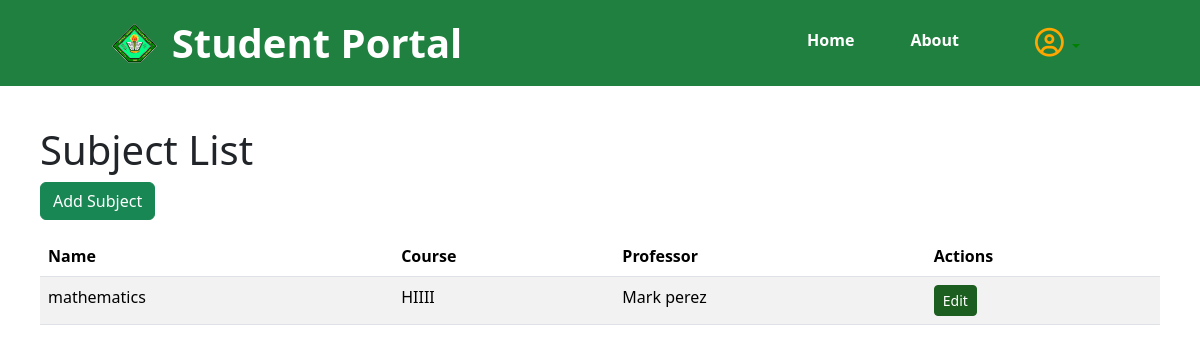
/myapp/subject_list/ (signed in), run on the app's committed database.
### myapp/models.py (models this page shows, shortened)
class Subject(models.Model):
    name = models.CharField(max_length=100)
    description = models.TextField(blank=True, null=True)
    course = models.ForeignKey(Course, on_delete=models.CASCADE)
    professor = models.ForeignKey(Professor, on_delete=models.CASCADE)
    classroom_location = models.CharField(max_length=255, blank=True, null=True)
    schedule = models.CharField(max_length=100, blank=True, null=True)

class Course(models.Model):
    title = models.CharField(max_length=100)
    description = models.TextField(blank=True, null=True)
    course_code = models.CharField(max_length=10, unique=True)
    credits = models.PositiveIntegerField(default=10, blank=True, null=True)
    start_date = models.DateField(blank=True, null=True)
    end_date = models.DateField(blank=True, null=True)
    syllabus = models.FileField(upload_to='syllabi/', blank=True, null=True)
    professors = models.ManyToManyField(Professor)
    students = models.ManyToManyField(settings.AUTH_USER_MODEL, through='Enrollment')

class Professor(models.Model):
    first_name = models.CharField(max_length=30)
    last_name = models.CharField(max_length=30)
    email = models.EmailField(unique=True)
    department = models.CharField(max_length=100)
    bio = models.TextField(blank=True, null=True)
    office_location = models.CharField(max_length=255, blank=True, null=True)
    phone_number = models.CharField(max_length=15, blank=True, null=True)
    profile_picture = models.ImageField(upload_to='profile_pictures/', blank=True, null=True)

### myapp/views.py (the view)
# urls.py: path('subject_list/', views.subjects_list, name='subjects_list'),
@login_required
def subjects_list(request):
    subjects = Subject.objects.all()
    return render(request, 'pages/subjects_list.html', {'subjects': subjects})

### myapp/templates/pages/subjects_list.html (shortened to what this page needs)
{% extends "pages/admin_base.html" %}
{% block content %}
    {% include 'pages/navbar.html' %}
    <div class="subjectlist-container">
        <h1>Subject List</h1>
        <a href="{% url 'add_subjects' %}" class="btn btn-success mb-3">Add Subject</a>
        <div class="table-responsive">
            <table class="table table-striped table-hover">
                <thead>
                <tr>
                    <th>Name</th>
                    <th>Course</th>
                    <th>Professor</th>
                    <th>Actions</th>
                </tr>
                </thead>
                <tbody>
                {% for subject in subjects %}
                    <tr>
                        <td>{{ subject.name }}</td>
                        <td>{{ subject.course.title }}</td>
                        <td>{{ subject.professor.first_name }} {{ subject.professor.last_name }}</td>
                        <td>
                            <a href="{% url 'update_subject' subject.id %}" class="btn btn-primary btn-sm btn-custom">Edit</a>
                        </td>
                    </tr>
                {% endfor %}
                </tbody>
            </table>
        </div>
    </div>
{% endblock %}

### myapp/static/css/style.css (style rules this page uses)
* { box-sizing: border-box; }
.btn-primary { margin-bottom: 50px; width: 100%; border-radius: 30px; background-color: #1B5E1F !important; border-color: #1B5E1F!important; }
.btn-sm { font-size: 0.875rem; padding: 0.25rem 0.5rem; line-height: 1.5; }
.btn-custom { margin-bottom: 0; padding: 0.375rem 0.75rem; width: auto; }
.studentlist-container, .professorlist-container,.courseslist-container, .subjectlist-container { padding: 2.5rem; }

### data on the page
Subject: name "mathematics", course "HIIII", professor.first_name "Mark", professor.last_name "perez"
